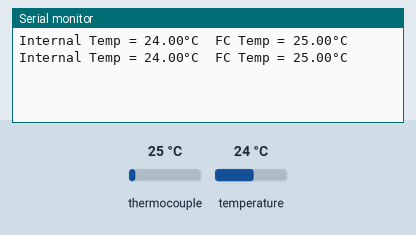
This sketch was run on a simulated Arduino Uno, built with avr-gcc and run on an emulated ATmega328P. Shown: the last lines printed to the serial monitor. The inputs (shaded band) are chosen by the test bench; at power-on: thermocouple 25 °C, temperature 24 °C.

Above: at 6.2 s.
6.3 s: thermocouple set to 6 °C
At 7.6 s:
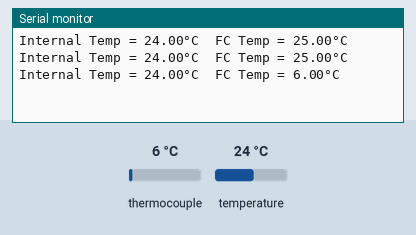
7.8 s: temperature set to 12 °C
At 8.8 s:
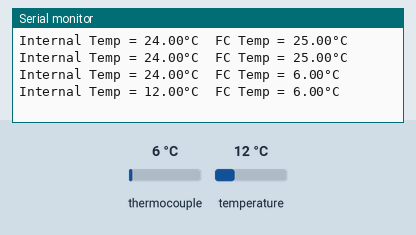
9.3 s: thermocouple set to 75 °C
At 10.5 s:
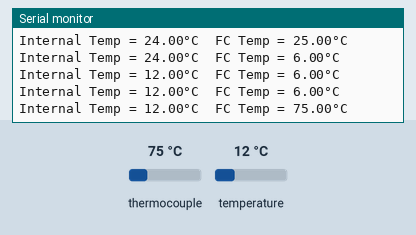
Timing chart, 0 to 12.3 s (numbered marks = the images above; inputs shaded):
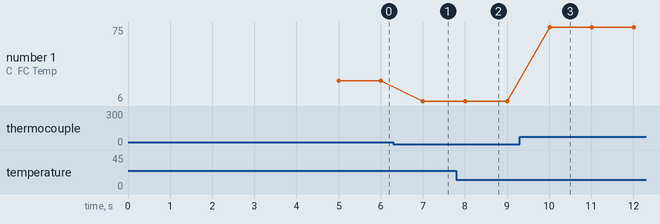

Measured:
- after the input at 6.3 s, the serial monitor: prints a new line after 0.70 s (image 1)
- after the input at 7.8 s, the serial monitor: prints a new line after 0.21 s (image 2)
- after the input at 9.3 s, the serial monitor: prints a new line after 0.71 s (image 3)
- plotted number 1: 25 → 6 after the input at 6.3 s, 6 → 75 after the input at 9.3 s

The sketch:

testThermocouple.ino
```cpp
#include <SPI.h>
#include "Adafruit_MAX31855.h"

#define CS_THERMO 10


Adafruit_MAX31855 thermocouple(CS_THERMO);

void setup() {
  Serial.begin(115200);
  pinMode(CS_THERMO,OUTPUT);
  // wait for MAX chip to stabilize
  delay(5000);
}

void loop() {

  Serial.print("Internal Temp = ");
  Serial.print(thermocouple.readInternal());
  Serial.print("°C\tFC Temp = ");
  Serial.print(thermocouple.readCelsius());
  Serial.print("°C\n");
  delay(1000);
}
```
